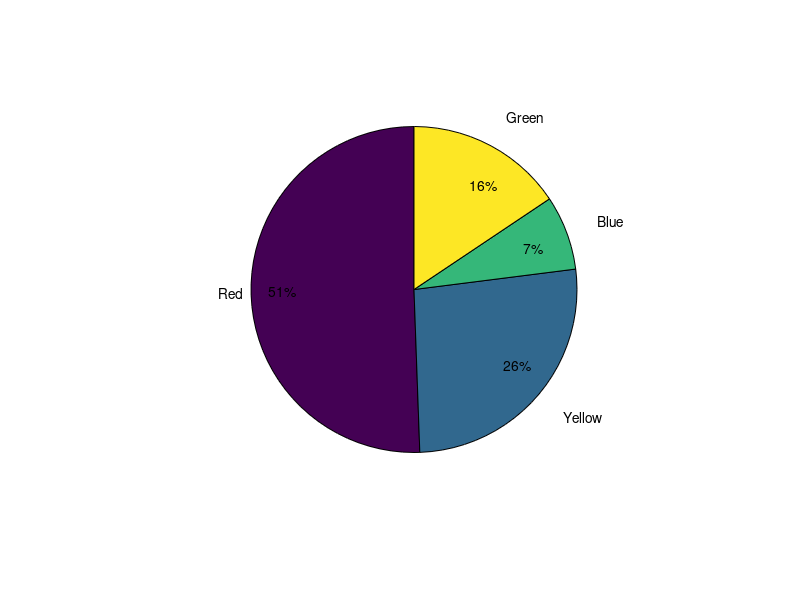

Write MATLAB code to recreate this figure. (Note: this script raises an error after producing the figure.)
function [y] = riddle();
%%   Greg McGlathery
%   ENG 101-02
%   HW3 Riddle
%   Due Date: 10-10-17
%
%   This function will run a loop until the four variables declared return
%   a positive number.  A pie chart is also generated showing the
%   distribution of colors.
%

%   Declaring variables
r = 0;
y = 0;
b = 0;
g = 0;

while(r < 1 || y < 1 || b < 1 || g < 1)
    y = ((r*7)-3)/11;
    b = (((r*2)+y)-3)/13;
    g = (r+y+b)/5;
    r = r + 1;
end

L = {'Red','Yellow','Blue','Green'};
X = [r,y,b,g];                          %Can't figure out how to change the color of the pie slices
H = pie(X);
T = H(strcmpi(get(H,'Type'),'text'));
P = cell2mat(get(T,'Position'));
set(T,{'Position'},num2cell(P*0.6,2))
text(P(:,1),P(:,2),L(:))
y = round(X,0);

 
end
    




